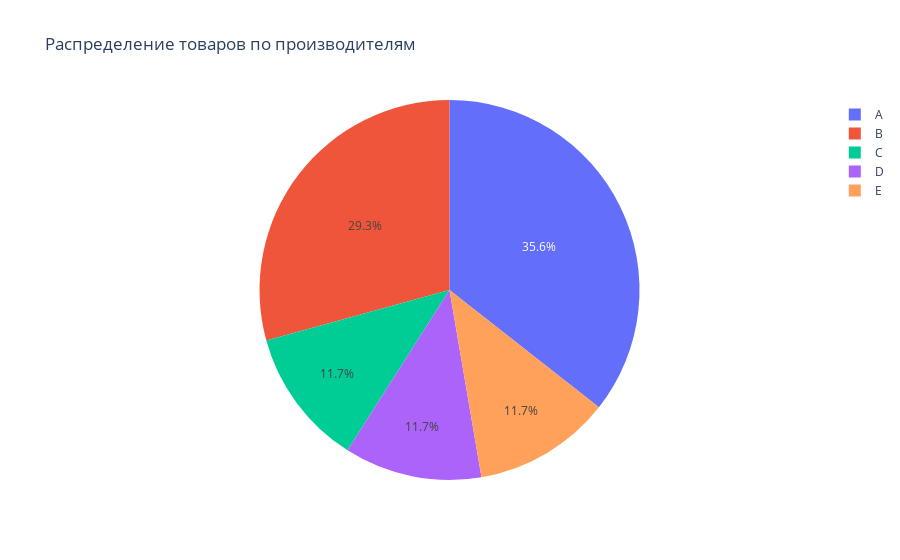

This figure's notebook cell:
### Code cell
import plotly as py
import plotly.graph_objs as go
pyplt=py.offline.plot
labels=df.maker.to_list()
values=df.count_type.to_list()
trace=[go.Pie(labels=labels,values=values)]


layout=go.Layout(
    title='Распределение товаров по производителям'
)
fig=go.Figure(data=trace,layout=layout)
fig.show()

### Figure 1 — Plotly figure (JSON) as saved in the notebook; plotly's stock layout.template omitted (floating-point values rounded to 4 significant figures)
{"data": [{"labels": ["A", "A", "A", "A", "A", "A", "A", "A", "A", "A", "A", "A", "A", "A", "A", "B", "B", "B", "B", "C", "D", "D", "E", "E"], "type": "pie", "values": [0.07, 0.27, 0.27, 0.27, 0.07, 0.2, 0.2, 0.2, 0.07, 0.07, 0.27, 0.27, 0.27, 0.27, 0.27, 0.75, 0.75, 0.25, 0.75, 1, 0.5, 0.5, 0.5, 0.5]}], "layout": {"title": {"text": "Распределение товаров по производителям"}}}
